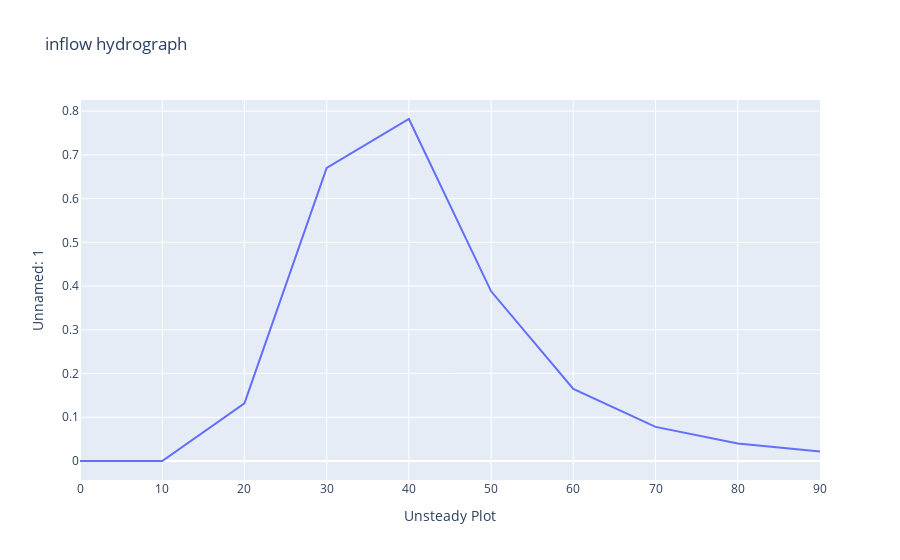

Notebook code for this chart:
### Code cell
import plotly.express as px
fig = px.line(ObservedUS, x="Unsteady Plot", y="Unnamed: 1", title="inflow hydrograph")
fig.show()

### Figure 1 — Plotly figure (JSON) as saved in the notebook; plotly's stock layout.template omitted (floating-point values rounded to 4 significant figures)
{"data": [{"hovertemplate": "Unsteady Plot=%{x}<br>Unnamed: 1=%{y}<extra></extra>", "legendgroup": "", "line": {"color": "#636efa", "dash": "solid"}, "mode": "lines", "name": "", "orientation": "v", "showlegend": false, "type": "scatter", "x": ["Slope = 2.83%", null, null, "Time - min", 0, 10, 20, 30, 40, 50, 60, 70, 80, 90], "xaxis": "x", "y": ["Width =", "Length = ", "Area = ", "Flow Rate (cfs)", 0, 0, 0.132, 0.67, 0.782, 0.388, 0.165, 0.078, 0.04, 0.022], "yaxis": "y"}], "layout": {"legend": {"tracegroupgap": 0}, "title": {"text": "inflow hydrograph"}, "xaxis": {"anchor": "y", "domain": [0, 1], "title": {"text": "Unsteady Plot"}}, "yaxis": {"anchor": "x", "domain": [0, 1], "title": {"text": "Unnamed: 1"}}}}
